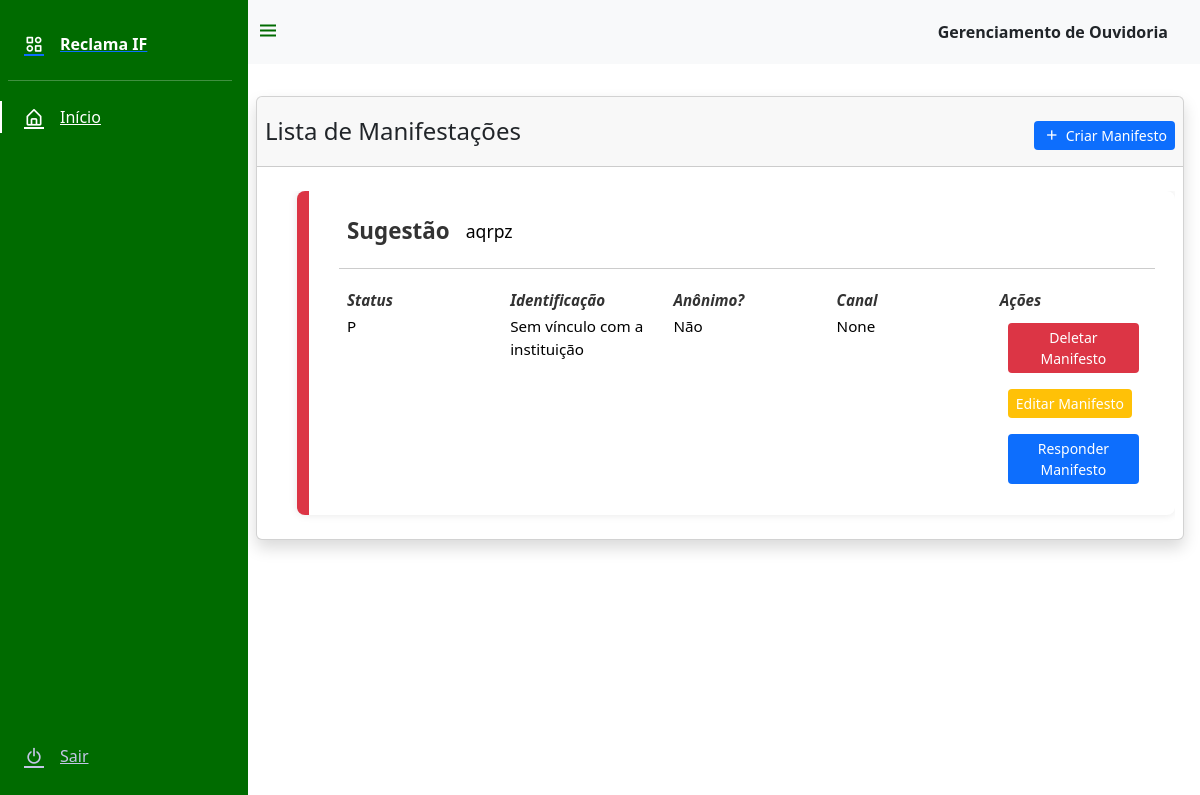
Page /consultar_manifesto on the earlier database version.
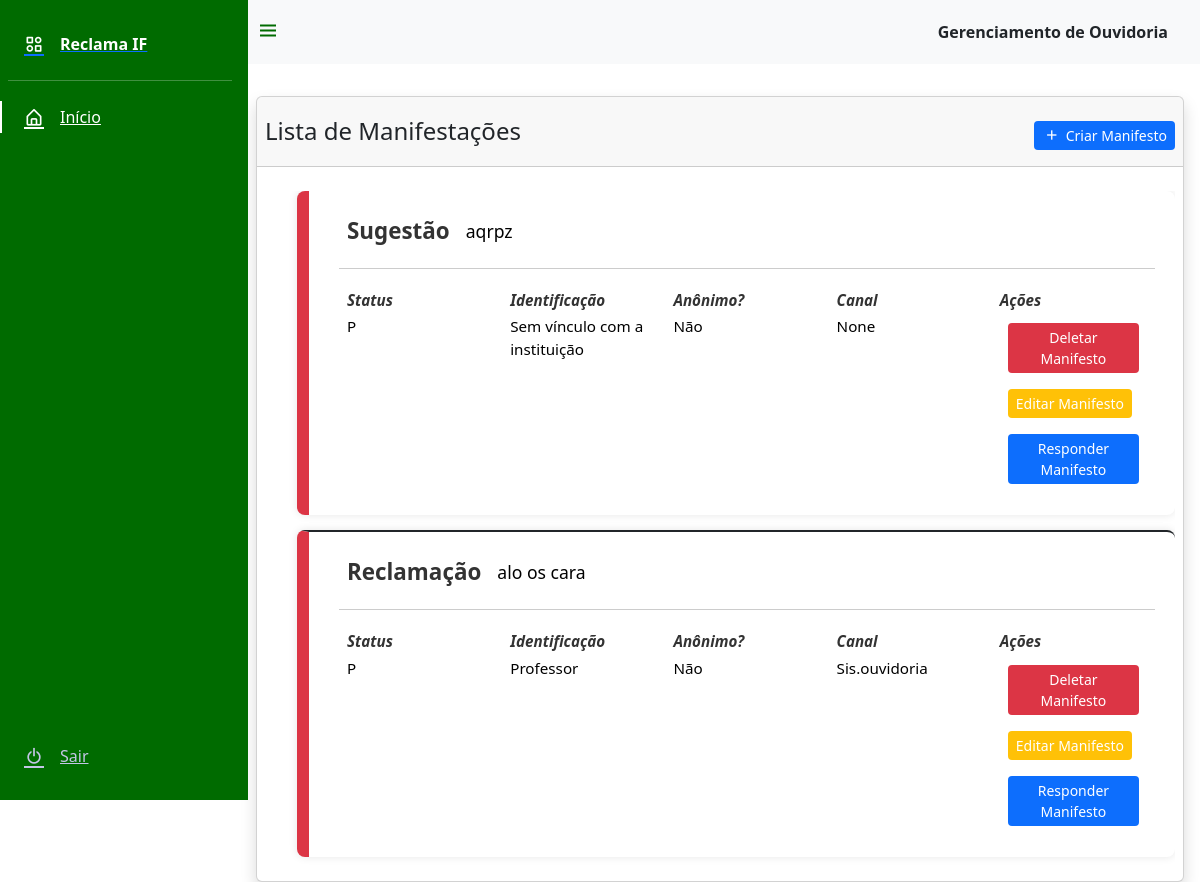
Same page on the later database version.
### models/tabelas.py (models this page shows)
class Manifestacao(db.Model):
    id = db.Column(db.Integer, primary_key=True)
    mensagem = db.Column(db.String(500), nullable=False)
    tipo = db.Column(db.String(20), nullable=False)
    status = db.Column(db.String(10), nullable=False)
    autoria = db.Column(db.String(100), nullable=False)
    anonimato = db.Column(db.String(10), nullable=False)
    canal_manifestacao = db.Column(db.String(20), nullable=True)
    id_manifestante = db.Column(db.Integer, nullable=False)
    def trans_dic(self):
        return {coluna.name: getattr(self, coluna.name) for coluna in self.__table__.columns}

### routes.py (the view)
@app.route('/consultar_manifesto')
def consultarManifc():
    manifestacoes = consultaGeralManifestacoes()
    manifestantes = consultaGeralManifestantes()
    return render_template('home.html', manifestacoes=manifestacoes, manifestantes=manifestantes)

### models/consultas.py (called while the page is built)
def consultaGeralManifestacoes():
    manifestacoesQuery = Manifestacao.query.all()
    manifestacoesDic = [manifestacao.trans_dic() for manifestacao in manifestacoesQuery]
    return manifestacoesDic

def consultaGeralManifestantes():
    manifestantesQuery = Manifestante.query.all()
    manifestantesDic = [manifestacao.trans_dic() for manifestacao in manifestantesQuery]
    return manifestantesDic

### models/tabelas.py (called while the page is built)
    def trans_dic(self):
        return {coluna.name: getattr(self, coluna.name) for coluna in self.__table__.columns}

### templates/home.html (shortened to what this page needs)
<!DOCTYPE html>
<html lang="pt-br">
<head>
    <link href="https://cdn.jsdelivr.net/npm/bootstrap@5.1.3/dist/css/bootstrap.min.css" rel="stylesheet" />
    <link href="https://cdn.jsdelivr.net/npm/boxicons@latest/css/boxicons.min.css" rel="stylesheet" />
    <link href="{{ url_for('static', filename='style/home.css') }}" rel="stylesheet">
<link href="https://cdn.jsdelivr.net/npm/bootstrap@5.3.6/dist/css/bootstrap.min.css" rel="stylesheet">
</head>
<body id="body-pd" class="body-pd">
    <header class="header bg-light body-pd" id="header">
        <div class="header_toggle">
            <i class="bx bx-menu" id="header-toggle"></i>
        </div>
        <div class="header_title">
            <span class="fw-bold">Gerenciamento de Ouvidoria</span>
        </div>
    </header>
    <div class="l-navbar show_navbar" id="nav-bar">
        <nav class="nav">
            <div>
                <a href="home" class="nav_logo my-2">
                    <i class="bx bx-category-alt nav_logo-icon"></i>
                    <span class="nav_logo-name">Reclama IF</span>
                </a>
                <hr class="sidebar-divider ms-2" style="color:white;">
                <div class="nav_list">
                    <a href="home" class="nav_link active">
                        <i class="bx bx-home-alt nav_icon"></i>
                        <span class="nav_name">Início</span>
                    </a>
                </div>
            </div>
            <a href="#" onclick="fazerLogout()" class="nav_link">
                <i class='bx bx-power-off nav_icon'></i>
                <span class="nav_name">Sair</span>
            </a>
        </nav>
    </div>
        <div class="card shadow col-12 mt-5 p-0">
            <div class="card-header p-0 mb-3">
                <div class="d-flex row mb-2 mt-3 align-items-center">
                    <div class="d-flex justify-content-md-start justify-content-center col-12 col-md-6">
                        <dt class="h4 mx-2"> Lista de Manifestações</dt>
                    </div>
                    <div class="d-flex col-12 col-md-6 justify-content-md-end justify-content-center">
                        <button class="btn btn-primary btn-sm border-0 m-2" data-bs-toggle="modal" data-bs-target="#cadManifestoModal"> <i class='bx-fw bx bx-plus fs-6'></i> Criar Manifesto</button>
                    </div>
                </div>
            </div>
            <div class="card-body p-0 m-2">
                <div class="table-responsive">
                    <ul class="table table-striped table-hover display nowrap" style="width:100%">
                        {% for manifestacao in manifestacoes %}
                            {% set status_class = 'status-P' if manifestacao.status == 'P' else 'status-R' if manifestacao.status == 'R' else '' %}
                            {% set tipo_lower = manifestacao.tipo|lower %}
                            {% set tipo_class = tipo_lower if tipo_lower in ['elogio', 'informacao', 'reclamacao', 'sugestao', 'denuncia', 'solicitacao'] else 'tipo-default' %}
                            <li class="{{ status_class }}">
                                <div class="linha-cima">
                                    <div class="nome {{ tipo_class }}">{{ manifestacao.tipo }}</div>
                                    <div class="mensagem">{{ manifestacao.mensagem }}</div>
                                </div>
                                <div class="linha-baixo">
                                    <div class="coluna">
                                        <div class="titulo {{ tipo_class }}">Status</div>
                                        <div>{{ manifestacao.status }}</div>
                                    </div>
                                    <div class="coluna">
                                        <div class="titulo {{ tipo_class }}">Identificação</div>
                                        <div>{{ manifestacao.autoria }}</div>
                                    </div>
                                    <div class="coluna">
                                        <div class="titulo {{ tipo_class }}">Anônimo?</div>
                                        <div>{{ manifestacao.anonimato }}</div>
                                    </div>
                                    <div class="coluna">
                                        <div class="titulo {{ tipo_class }}">Canal</div>
                                        <div>{{ manifestacao.canal_manifestacao }}</div>
                                    </div>
                                    <div class="coluna">
                                        <div class="titulo {{ tipo_class }}">Ações</div>
                                        <button
                                        class="btn btn-danger btn-sm border-0 m-2"
                                        data-bs-toggle="modal"
                                        data-bs-target="#deletarModal"
                                        data-id="{{ manifestacao.id }}"
                                        style="color:white;">  Deletar Manifesto</button>
                                        <button
                                        class="btn btn-warning btn-sm border-0 m-2"
                                        data-bs-toggle="modal"
                                        data-bs-target="#editarModal"
                                        data-id="{{ manifestacao.id }}"
                                        data-tipo="{{ manifestacao.tipo }}"
                                        data-mensagem="{{ manifestacao.mensagem }}"
                                        data-status="{{ manifestacao.status }}"
                                        data-autoria="{{ manifestacao.autoria }}"
                                        data-anonimato="{{ manifestacao.anonimato }}"
                                        data-canal="{{ manifestacao.canal_manifestacao }}"
                                        data-id-manifestante="{{ manifestacao.id_manifestante }}"
                                        {% for manifestante in manifestantes %}
                                            {% if manifestante.id == manifestacao.id_manifestante %}
                                                data-nome="{{ manifestante.nome }}"
                                                data-email="{{ manifestante.email }}"
                                                data-telefone="{{ manifestante.telefone }}"
                                            {% endif %}
                                        {% endfor %}
                                        style="color:white;">  Editar Manifesto </button>
                                        <button
                                        class="btn btn-primary btn-sm border-0 m-2"
                                        data-bs-toggle="modal"
                                        data-bs-target="#responderModal"
                                        data-id="{{ manifestacao.id }}"
                                        {% for manifestante in manifestantes %}
                                            {% if manifestante.id == manifestacao.id_manifestante %}
                                                data-email="{{ manifestante.email }}"
                                            {% endif %}
                                        {% endfor %}
                                        style="color:white;">  Responder Manifesto</button>
                                    </div>
                                </div>
                            </li>
                        {% endfor %}
                    </ul>
                </div>
            </div>
        </div>
</body>
</html>

### static/style/home.css (style rules this page uses)
:root { --header-height: 3rem; --nav-width: 68px; --first-color: #006b00; --del-color: #ff0000; --first-color-light: #c3c6e6; --white-color: #FFFFFF; --body-font: "Nunito", sans-serif; --normal-font-size: 1rem; --z-fixed: 100; --grey-color: rgb(114, 114, 114); }
.btn-primary { background: var(--first-color); }
body { position: relative; margin: var(--header-height) 0 0 0; padding: 0 1rem; font-family: var(--body-font); font-size: var(--normal-font-size); transition: 0.5s; }
a { text-decoration: none; }
.header { width: 100%; height: var(--header-height); position: fixed; top: 0; left: 0; display: flex; align-items: center; justify-content: space-between; padding: 0 1rem; background-color: var(--white-color); z-index: var(--z-fixed); transition: 0.5s; }
.header_toggle { color: var(--first-color); font-size: 1.5rem; cursor: pointer; }
.l-navbar { position: fixed; top: 0; left: -30%; width: var(--nav-width); height: 100vh; background-color: var(--first-color); padding: 0.5rem 1rem 0 0; transition: 0.5s; z-index: var(--z-fixed); }
.nav { height: 100%; display: flex; flex-direction: column; justify-content: space-between; overflow: hidden; }
.nav_logo, .nav_link { display: grid; grid-template-columns: max-content max-content; align-items: center; column-gap: 1rem; padding: 0.5rem 0 0.5rem 1.5rem; }
.nav_logo-icon { font-size: 1.25rem; color: var(--white-color); }
.nav_logo-name { color: var(--white-color); font-weight: 700; }
.nav_link { position: relative; color: var(--first-color-light); margin-bottom: 1.5rem; transition: 0.3s; }
.nav_icon { font-size: 1.25rem; }
.show_navbar { left: 0; }
.body-pd { padding-left: calc(var(--nav-width) + 1rem); }
.active { color: var(--white-color); }
.active::before { content: ""; position: absolute; left: 0; width: 2px; height: 32px; background-color: var(--white-color); }
@media screen and (min-width: 768px) { body { margin: calc(var(--header-height) + 1rem) 0 0 0; padding-left: calc(var(--nav-width) + 2rem); } }
@media screen and (min-width: 768px) { .header { height: calc(var(--header-height) + 1rem); padding: 0 2rem 0 calc(var(--nav-width) + 2rem); } }
@media screen and (min-width: 768px) { .l-navbar { left: 0; padding: 1rem 1rem 0 0; } }
@media screen and (min-width: 768px) { .show_navbar { width: calc(var(--nav-width) + 180px); } }
@media screen and (min-width: 768px) { .body-pd { padding-left: calc(var(--nav-width) + 188px); } }
li { background: #fff; margin-bottom: 15px; padding: 15px 20px 15px 30px; border-radius: 8px; box-shadow: 0 0 8px rgba(0,0,0,0.1); transition: background 0.3s ease; border-left: 12px solid transparent; }
li.status-P { border-left-color: #dc3545; }
.linha-cima { display: flex; align-items: center; margin-bottom: 12px; padding-bottom: 12px; border-bottom: 1px solid #ccc; }
.nome { font-weight: bold; font-size: 1.4em; padding-right: 20px; min-width: 100px; text-transform: capitalize; }
.nome.tipo-default { color: #333; }
.mensagem { flex-grow: 1; font-size: 1.1em; color: #222; word-wrap: break-word; }
.linha-baixo { display: flex; justify-content: space-between; font-size: 0.95em; color: #555; }
.coluna { flex: 1 1 140px; padding: 5px 10px; }
.titulo { font-weight: bold; margin-bottom: 4px; font-style: italic; user-select: none; text-transform: capitalize; }
.titulo.tipo-default { color: #333; }
ul { list-style: none; padding: 0; margin: 0; }

Differences in the rows shown:
added Manifestacao: tipo "Reclamação", mensagem "alo os cara", status "P", autoria "Professor", anonimato "Não", canal_manifestacao "Sis.ouvidoria"
